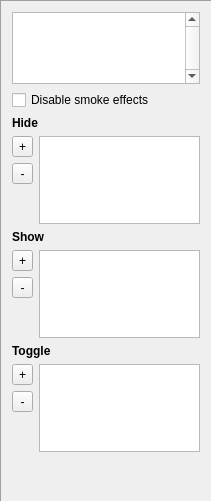
       <widget class="QFrame" name="layerVizible_group">
        <property name="frameShape">
         <enum>QFrame::Panel</enum>
        </property>
        <property name="frameShadow">
         <enum>QFrame::Sunken</enum>
        </property>
        <layout class="QGridLayout" name="gridLayout" columnstretch="0,1000">
         <property name="sizeConstraint">
          <enum>QLayout::SetMinimumSize</enum>
         </property>
         <item row="1" column="0" colspan="2">
          <widget class="QCheckBox" name="LVLEvent_disableSmokeEffect">
           <property name="text">
            <string>Disable smoke effects</string>
           </property>
          </widget>
         </item>
         <item row="13" column="0">
          <spacer name="verticalSpacer_13">
           <property name="orientation">
            <enum>Qt::Vertical</enum>
           </property>
           <property name="sizeHint" stdset="0">
            <size>
             <width>20</width>
             <height>40</height>
            </size>
           </property>
          </spacer>
         </item>
         <item row="2" column="0" colspan="2">
          <widget class="QLabel" name="label_15">
           <property name="font">
            <font>
             <weight>75</weight>
             <bold>true</bold>
            </font>
           </property>
           <property name="text">
            <string>Hide</string>
           </property>
          </widget>
         </item>
         <item row="15" column="0" colspan="2">
          <spacer name="verticalSpacer_9">
           <property name="orientation">
            <enum>Qt::Vertical</enum>
           </property>
           <property name="sizeHint" stdset="0">
            <size>
             <width>188</width>
             <height>38</height>
            </size>
           </property>
          </spacer>
         </item>
         <item row="7" column="1" rowspan="3">
          <widget class="QListWidget" name="LVLEvent_Layer_ShowList">
           <property name="mouseTracking">
            <bool>false</bool>
           </property>
           <property name="focusPolicy">
            <enum>Qt::ClickFocus</enum>
           </property>
           <property name="sizeAdjustPolicy">
            <enum>QAbstractScrollArea::AdjustToContents</enum>
           </property>
          </widget>
         </item>
         <item row="0" column="0" colspan="2">
          <widget class="QListWidget" name="LVLEvents_layerList">
           <property name="focusPolicy">
            <enum>Qt::ClickFocus</enum>
           </property>
           <property name="verticalScrollBarPolicy">
            <enum>Qt::ScrollBarAlwaysOn</enum>
           </property>
           <property name="sizeAdjustPolicy">
            <enum>QAbstractScrollArea::AdjustToContents</enum>
           </property>
          </widget>
         </item>
         <item row="5" column="0">
          <spacer name="verticalSpacer_11">
           <property name="orientation">
            <enum>Qt::Vertical</enum>
           </property>
           <property name="sizeHint" stdset="0">
            <size>
             <width>20</width>
             <height>40</height>
            </size>
           </property>
          </spacer>
         </item>
         <item row="6" column="0" colspan="2">
          <widget class="QLabel" name="label_16">
           <property name="font">
            <font>
             <weight>75</weight>
             <bold>true</bold>
            </font>
           </property>
           <property name="text">
            <string>Show</string>
           </property>
          </widget>
         </item>
         <item row="10" column="0" colspan="2">
          <widget class="QLabel" name="label_17">
           <property name="font">
            <font>
             <weight>75</weight>
             <bold>true</bold>
            </font>
           </property>
           <property name="text">
            <string>Toggle</string>
           </property>
          </widget>
         </item>
         <item row="11" column="1" rowspan="3">
          <widget class="QListWidget" name="LVLEvent_Layer_ToggleList">
           <property name="focusPolicy">
            <enum>Qt::ClickFocus</enum>
           </property>
           <property name="sizeAdjustPolicy">
            <enum>QAbstractScrollArea::AdjustToContents</enum>
           </property>
          </widget>
         </item>
         <item row="9" column="0">
          <spacer name="verticalSpacer_12">
           <property name="orientation">
            <enum>Qt::Vertical</enum>
           </property>
           <property name="sizeHint" stdset="0">
            <size>
             <width>20</width>
             <height>40</height>
            </size>
           </property>
          </spacer>
         </item>
         <item row="3" column="1" rowspan="3">
          <widget class="QListWidget" name="LVLEvent_Layer_HideList">
           <property name="mouseTracking">
            <bool>false</bool>
           </property>
           <property name="focusPolicy">
            <enum>Qt::ClickFocus</enum>
           </property>
           <property name="sizeAdjustPolicy">
            <enum>QAbstractScrollArea::AdjustToContents</enum>
           </property>
          </widget>
         </item>
         <item row="14" column="0" colspan="2">
          <spacer name="verticalSpacer_14">
           <property name="orientation">
            <enum>Qt::Vertical</enum>
           </property>
           <property name="sizeType">
            <enum>QSizePolicy::MinimumExpanding</enum>
           </property>
           <property name="sizeHint" stdset="0">
            <size>
             <width>0</width>
             <height>0</height>
            </size>
           </property>
          </spacer>
         </item>
         <item row="3" column="0">
          <widget class="QToolButton" name="LVLEvent_Layer_HideAdd">
           <property name="sizePolicy">
            <sizepolicy hsizetype="Preferred" vsizetype="Preferred">
             <horstretch>0</horstretch>
             <verstretch>0</verstretch>
            </sizepolicy>
           </property>
           <property name="text">
            <string notr="true">+</string>
           </property>
           <property name="toolButtonStyle">
            <enum>Qt::ToolButtonTextOnly</enum>
           </property>
          </widget>
         </item>
         <item row="4" column="0">
          <widget class="QToolButton" name="LVLEvent_Layer_HideDel">
           <property name="sizePolicy">
            <sizepolicy hsizetype="Preferred" vsizetype="Preferred">
             <horstretch>0</horstretch>
             <verstretch>0</verstretch>
            </sizepolicy>
           </property>
           <property name="text">
            <string notr="true">-</string>
           </property>
           <property name="toolButtonStyle">
            <enum>Qt::ToolButtonTextOnly</enum>
           </property>
          </widget>
         </item>
         <item row="7" column="0">
          <widget class="QToolButton" name="LVLEvent_Layer_ShowAdd">
           <property name="sizePolicy">
            <sizepolicy hsizetype="Preferred" vsizetype="Preferred">
             <horstretch>0</horstretch>
             <verstretch>0</verstretch>
            </sizepolicy>
           </property>
           <property name="text">
            <string notr="true">+</string>
           </property>
           <property name="toolButtonStyle">
            <enum>Qt::ToolButtonTextOnly</enum>
           </property>
          </widget>
         </item>
         <item row="8" column="0">
          <widget class="QToolButton" name="LVLEvent_Layer_ShowDel">
           <property name="sizePolicy">
            <sizepolicy hsizetype="Preferred" vsizetype="Preferred">
             <horstretch>0</horstretch>
             <verstretch>0</verstretch>
            </sizepolicy>
           </property>
           <property name="text">
            <string notr="true">-</string>
           </property>
           <property name="toolButtonStyle">
            <enum>Qt::ToolButtonTextOnly</enum>
           </property>
          </widget>
         </item>
         <item row="11" column="0">
          <widget class="QToolButton" name="LVLEvent_Layer_TogAdd">
           <property name="sizePolicy">
            <sizepolicy hsizetype="Preferred" vsizetype="Preferred">
             <horstretch>0</horstretch>
             <verstretch>0</verstretch>
            </sizepolicy>
           </property>
           <property name="text">
            <string notr="true">+</string>
           </property>
           <property name="toolButtonStyle">
            <enum>Qt::ToolButtonTextOnly</enum>
           </property>
          </widget>
         </item>
         <item row="12" column="0">
          <widget class="QToolButton" name="LVLEvent_Layer_TogDel">
           <property name="sizePolicy">
            <sizepolicy hsizetype="Preferred" vsizetype="Preferred">
             <horstretch>0</horstretch>
             <verstretch>0</verstretch>
            </sizepolicy>
           </property>
           <property name="text">
            <string notr="true">-</string>
           </property>
           <property name="toolButtonStyle">
            <enum>Qt::ToolButtonTextOnly</enum>
           </property>
          </widget>
         </item>
        </layout>
       </widget>
